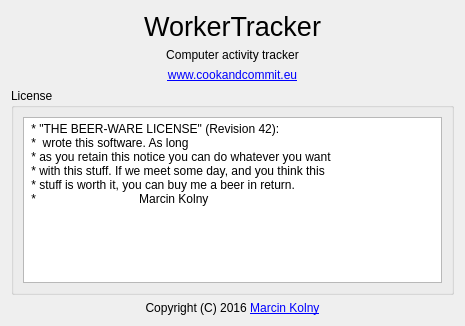
<?xml version="1.0" encoding="UTF-8"?>
<ui version="4.0">
 <class>AboutDialog</class>
 <widget class="QDialog" name="AboutDialog">
  <property name="windowModality">
   <enum>Qt::WindowModal</enum>
  </property>
  <property name="geometry">
   <rect>
    <x>0</x>
    <y>0</y>
    <width>465</width>
    <height>326</height>
   </rect>
  </property>
  <property name="windowTitle">
   <string>About</string>
  </property>
  <layout class="QVBoxLayout" name="verticalLayout">
   <item>
    <widget class="QLabel" name="headLabel">
     <property name="font">
      <font>
       <pointsize>20</pointsize>
      </font>
     </property>
     <property name="text">
      <string>WorkerTracker</string>
     </property>
     <property name="alignment">
      <set>Qt::AlignCenter</set>
     </property>
    </widget>
   </item>
   <item>
    <widget class="QLabel" name="label">
     <property name="text">
      <string>Computer activity tracker</string>
     </property>
     <property name="alignment">
      <set>Qt::AlignHCenter|Qt::AlignTop</set>
     </property>
    </widget>
   </item>
   <item>
    <widget class="QLabel" name="label_3">
     <property name="text">
      <string>&lt;a href=&quot;http://www.cookandcommit.eu&quot;&gt;www.cookandcommit.eu&lt;/a&gt;</string>
     </property>
     <property name="textFormat">
      <enum>Qt::RichText</enum>
     </property>
     <property name="alignment">
      <set>Qt::AlignHCenter|Qt::AlignTop</set>
     </property>
     <property name="openExternalLinks">
      <bool>true</bool>
     </property>
     <property name="textInteractionFlags">
      <set>Qt::TextBrowserInteraction</set>
     </property>
    </widget>
   </item>
   <item>
    <widget class="QGroupBox" name="groupBox">
     <property name="title">
      <string>License</string>
     </property>
     <layout class="QHBoxLayout" name="horizontalLayout">
      <item>
       <widget class="QPlainTextEdit" name="plainTextEdit">
        <property name="undoRedoEnabled">
         <bool>false</bool>
        </property>
        <property name="readOnly">
         <bool>true</bool>
        </property>
        <property name="plainText">
         <string> * &quot;THE BEER-WARE LICENSE&quot; (Revision 42):
 * &lt;marcin.kolny@gmail.com&gt; wrote this software. As long 
 * as you retain this notice you can do whatever you want 
 * with this stuff. If we meet some day, and you think this 
 * stuff is worth it, you can buy me a beer in return.
 *                               Marcin Kolny</string>
        </property>
       </widget>
      </item>
     </layout>
    </widget>
   </item>
   <item>
    <widget class="QLabel" name="label_2">
     <property name="text">
      <string>Copyright (C) 2016 &lt;a href=&quot;mailto:marcin.kolny@gmail.com&quot;&gt;Marcin Kolny&lt;/a&gt;</string>
     </property>
     <property name="textFormat">
      <enum>Qt::RichText</enum>
     </property>
     <property name="alignment">
      <set>Qt::AlignHCenter|Qt::AlignTop</set>
     </property>
     <property name="openExternalLinks">
      <bool>true</bool>
     </property>
     <property name="textInteractionFlags">
      <set>Qt::TextBrowserInteraction</set>
     </property>
    </widget>
   </item>
  </layout>
 </widget>
 <resources/>
 <connections/>
</ui>
